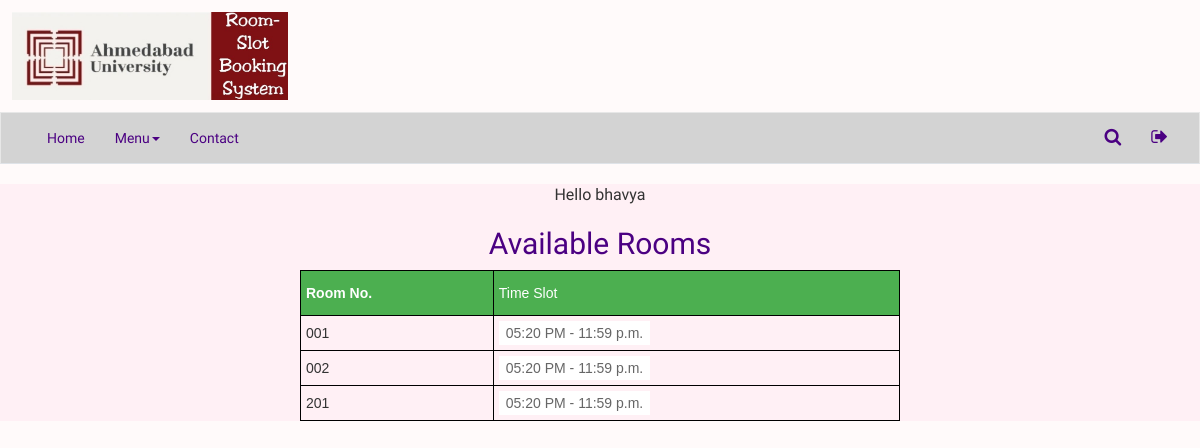
Page /home/viewRequest/ (signed in) on the committed database.
### home/models.py (models this page shows, shortened)
class Rooms(models.Model):
    room = models.CharField(max_length=3)

### home/views.py (the view)
# urls.py: path('<req_status>/',views.homePage,name = 'homePage'),
@csrf_exempt
def homePage(request,req_status):
    room,_from,to,datereq,todt,_fromdt = parseRequest(request)
    empty_slots = generateEmptySlots(room,_from,to,datereq)
    empty_slots = dict(empty_slots)
    return  render(request, 'home_page.html',
                                            {'empty_slots':empty_slots,
                                            'req_status':req_status,
                                            'date':datereq.strftime("%Y-%m-%d"),
                                            'from':_fromdt.strftime("%H:%M"),
                                            'to':todt.strftime("%H:%M"),
                                            'room':room,
                                            'max_date':(datereq + relativedelta(years=1)).strftime("%Y-%m-%d"),
                                            })

### home/views.py (called while the page is built, shortened)
def generateRoomDict(room,_from,to,datereq):
    record_query_set = None
    if room is None:
        record_query_set = Record.objects.filter(date__exact = datereq, from_ts__gt = _from, to_ts__lt = to).order_by('room','from_ts')
    else:
        record_query_set = Record.objects.filter(room__exact = room, date__exact = datereq, from_ts__gt = _from, to_ts__lt = to).order_by('room','from_ts')
    room_dict = defaultdict(list)
    for rec in record_query_set:
        room_dict[rec.room].append(rec)
    return room_dict

def generateEmptySlots(room,_from,to,datereq):
    room_dict = generateRoomDict(room,_from,to,datereq)
    if room is None:
        empty_slot = {new_list.room: [] for new_list in Rooms.objects.all()}
    else:
        empty_slot = {room : []}
    for value in empty_slot.values():
        if len(value) is 0:
            value.append((_from,to))
    return empty_slot

def parseRequest(request):
    room = None
    _from = None
    to = None
    datereq = None
    _fromdt = None
    if request.method == 'GET':
        now = datetime.now()
        _from = now.strftime( "%I:%M %p")
        _fromdt = now
        to = time(23,59,59)
        todt = datetime.combine(date.today(),time(23,59))
        datereq = date.today()
    return room,_from,to,datereq,todt,_fromdt

### home/templates/home_page.html (shortened to what this page needs)
<!DOCTYPE html>
<html lang="en">
<head>
{% load static %}
<link rel="stylesheet" href="https://maxcdn.bootstrapcdn.com/font-awesome/4.7.0/css/font-awesome.min.css">
<link rel="stylesheet" href="https://maxcdn.bootstrapcdn.com/bootstrap/3.3.7/css/bootstrap.min.css">
<link href="{% static 'home.css' %}" rel="stylesheet" type="text/css">
</head>
<body style="background-color: snow ;">
	<img src="{% static 'logo2.jpeg' %}" style="width: 25%; padding: 12px;">
<nav class="navbar navbar-default navbar-expand-lg navbar-light">
	<div id="navbarCollapse" class="collapse navbar-collapse">
		<ul class="nav navbar-nav navbar-left ml-auto">
			<li class="nav-item"><a href="#" class="nav-link">Home</a></li>
			<li class="nav-item dropdown">
				<a data-toggle="dropdown" class="nav-link dropdown-toggle" href="#">Menu<b class="caret"></b></a>
			</li>
			<li class="nav-item "><a href="#" class="nav-link">Contact</a></li>
		</ul>
		<ul class="nav navbar-nav navbar-right ml-auto">
			<li type="button" class="nav-item dropdown" data-toggle="tooltip" data-placement="bottom" title="Search">
				<a data-toggle="dropdown" class="nav-link dropdown-toggle" href="#"><i class="fa fa-search"></i></a>
			</li>
			<li type="button" class="nav-item" data-toggle="tooltip" data-placement="bottom" title="Logout"><a href="{% url 'db:user_logout' %}" class="nav-link"><i class="fa fa-sign-out"></i></a></li>
		</ul>
  </div>
</nav>
<div class="table-responsive" style="background-color: lavenderblush;">
	<p> Hello {{request.user.username}} </p>
  	<h2>Available Rooms</h2>
	{% if empty_slots %}
		<table id="customers" style="width:auto; min-width: 50%;">
				<tr>
					<th>Room No.</th>
					<td style="background-color: #4CAF50; color: white;">Time Slot</td>
				</tr>
				{% for room_no, rec in empty_slots.items %}
					<tr >
						<td rowspan = "{rec|length}"> {{ room_no }} </td>
					    <td>
					        {% for entries in rec %}
								<button type="button" class="open" onclick = "foo(this.id)">
									{{ entries.0 }} - {{ entries.1 }}
								</button>
								<br>
					        {% endfor %}
                        </td>
					</tr>
				{% endfor %}
		</table>
	{% else %}
		<p> No rooms empty </p>
	{% endif %}
</div>
</body>
</html>

### home/static/home.css (style rules this page uses)
body { font-family: 'Varela Round', sans-serif; background-color: lavenderblush; }
button { display: inline-block; vertical-align: middle; color: #666666; background: #ffffff; border: 1px solid white; }
h2 { text-align: center; color: indigo; }
p { text-align: center; font-size: medium; }
table { position: relative; margin-left: auto; margin-right: auto; }
table, th, td { border-collapse: collapse; border: 1px solid black; }
th, td { padding: 5px; text-align: left; }
#customers { font-family: "Trebuchet MS", Arial, Helvetica, sans-serif; border-collapse: collapse; }
#customers td, #customers th { border: 1px solid black; padding: 5px; }
#customers th { padding-top: 12px; padding-bottom: 12px; text-align: left; background-color: #4CAF50; color: white; }
.navbar { background: lightgray; padding-left: 16px; padding-right: 16px; border-bottom: 1px solid #dfe3e8; border-radius: 0; }
.navbar ul.nav li a { color: indigo; }
.navbar .nav-item i { font-size: 18px; line-height: 16px; }
.navbar .navbar-right .dropdown-toggle::after { display: none; }

### rows in the picture
Rooms: empty_slots "001"
Rooms: empty_slots "002"
Rooms: empty_slots "201"

### other values in the picture
{{ request.user.username }} "bhavya"
{{ entries.0 }} "05:20 PM" "05:20 PM" "05:20 PM"
{{ entries.1 }} "11:59 p.m." "11:59 p.m." "11:59 p.m."
